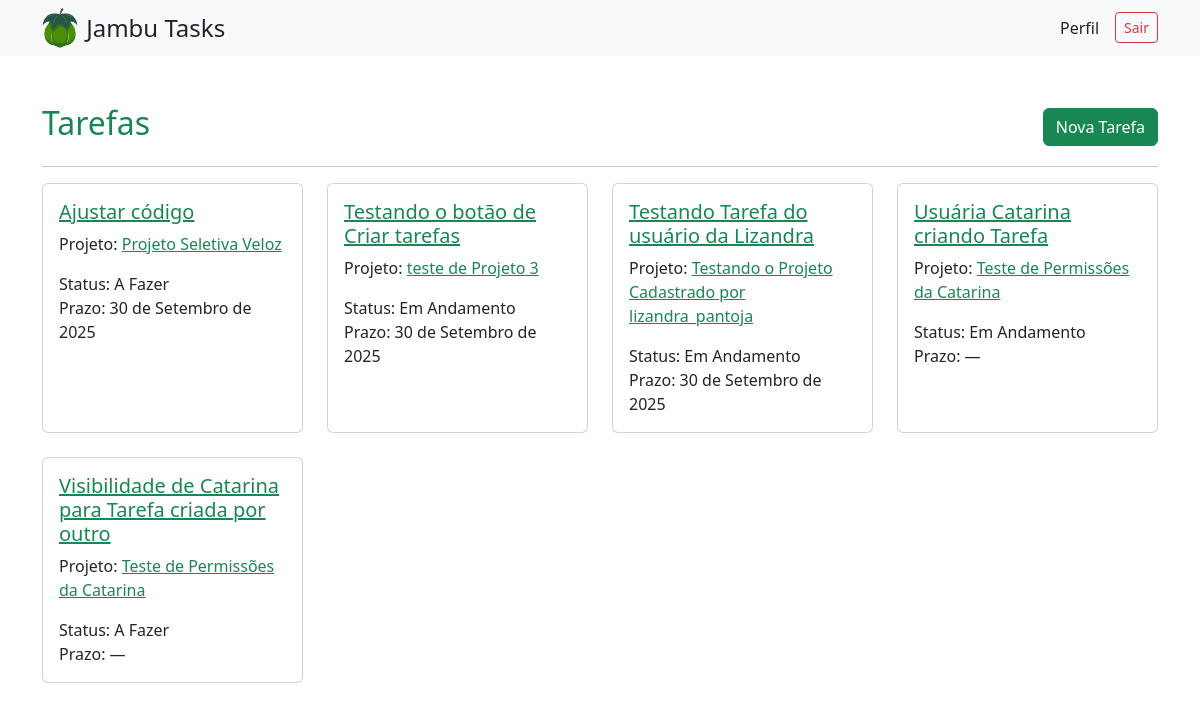
/tarefas/ (signed in), run on the app's committed database.
### tarefas/models.py (models this page shows, shortened)
class Tarefa(models.Model):
    STATUS = [
        ('a_fazer', 'A Fazer'),
        ('em_andamento', 'Em Andamento'),
        ('concluida', 'Concluída'),
    ]
    nome = models.CharField("Nome", max_length=200, default="Sem nome")
    detalhes = models.TextField("Detalhes", blank=True)
    projeto = models.ForeignKey(Projeto, on_delete=models.CASCADE, verbose_name="Projeto")
    responsavel = models.ForeignKey(User, on_delete=models.SET_NULL, null=True, blank=True, related_name='minhas_tarefas', verbose_name="Responsável")
    prazo = models.DateField("Prazo", null=True, blank=True)
    status = models.CharField("Status", max_length=20, choices=STATUS, default='a_fazer')
    criado_em = models.DateTimeField("Criado em", auto_now_add=True)

### projetos/models.py (models this page shows, shortened)
class Projeto(models.Model):
    titulo = models.CharField("Título", max_length=200, default="Sem título")
    descricao = models.TextField("Descrição", blank=True)
    participantes = models.ManyToManyField(
        User,
        related_name="projetos",
        blank=True,
        verbose_name="Participantes"
    )
    criador = models.ForeignKey(
        User,
        on_delete=models.SET_NULL,
        null=True,
        related_name='projetos_criados',
        verbose_name="Criador"
    )
    criado_em = models.DateTimeField("Criado em", auto_now_add=True)

### tarefas/views.py (the view)
# urls.py: path('', ListaTarefas.as_view(), name='lista_tarefas'),
class ListaTarefas(LoginRequiredMixin, generic.ListView):
    model = Tarefa
    template_name = 'tarefas/lista_tarefas.html'
    context_object_name = 'tarefas'
    ordering = ['-criado_em']
    permission_required = 'tarefas.view_tarefa'
    def get_queryset(self):
        user = self.request.user
        return Tarefa.objects.filter(
            models.Q(responsavel=user) |  # se a tarefa tem responsável
            models.Q(projeto__criador=user) |  # se o user é criador do projeto
            models.Q(projeto__participantes=user)  # se o user é participante do projeto
        ).distinct()
    def get_context_data(self, **kwargs):
        contexto = super().get_context_data(**kwargs)
        contexto['projetos'] = Projeto.objects.filter(
            models.Q(criador=self.request.user) | models.Q(participantes=self.request.user)
        ).distinct()
        return contexto

### tarefas/templates/tarefas/lista_tarefas.html
{% extends "base.html" %}
{% block content %}
<div class="container mt-4">
  <div class="d-flex justify-content-between align-items-center">
    <h2 class="text-success">Tarefas</h2>
    <a class="btn btn-success" href="{% url 'tarefas:criar_tarefa' %}">Nova Tarefa</a>
  </div>
  <hr>
  <div class="row">
    {% for tarefa in tarefas %}
      <div class="col-md-3 mb-4">
        <div class="card h-100">
          <div class="card-body">
            <h5 class="card-title">
              <a class="text-success" href="{% url 'tarefas:detalhe_tarefa' tarefa.pk %}">{{ tarefa.nome }}</a>
            </h5>
            <p class="card-text">
              Projeto: <a class="text-success" href="{% url 'projetos:detalhe' tarefa.projeto.pk %}">{{ tarefa.projeto.titulo }}</a>
            </p>
            <p class="card-text">
              Status: {{ tarefa.get_status_display }}<br>
              Prazo: {{ tarefa.prazo|default:"—" }}
            </p>
          </div>
        </div>
      </div>
    {% empty %}
      <div class="col-12">
        <p>Sem tarefas cadastradas.</p>
      </div>
    {% endfor %}
  </div>
</div>
{% endblock %}

### data on the page
Tarefa: nome "Ajustar código", projeto.titulo "Projeto Seletiva Veloz", status "A Fazer", prazo "30 de Setembro de 2025"
Tarefa: nome "Testando o botão de Criar tarefas", projeto.titulo "teste de Projeto 3", status "Em Andamento", prazo "30 de Setembro de 2025"
Tarefa: nome "Testando Tarefa do usuário da Lizandra", projeto.titulo "Testando o Projeto Cadastrado por lizandra_pantoja", status "Em Andamento", prazo "30 de Setembro de 2025"
Tarefa: nome "Usuária Catarina criando Tarefa", projeto.titulo "Teste de Permissões da Catarina", status "Em Andamento", prazo "—"
Tarefa: nome "Visibilidade de Catarina para Tarefa criada por outro", projeto.titulo "Teste de Permissões da Catarina", status "A Fazer", prazo "—"
